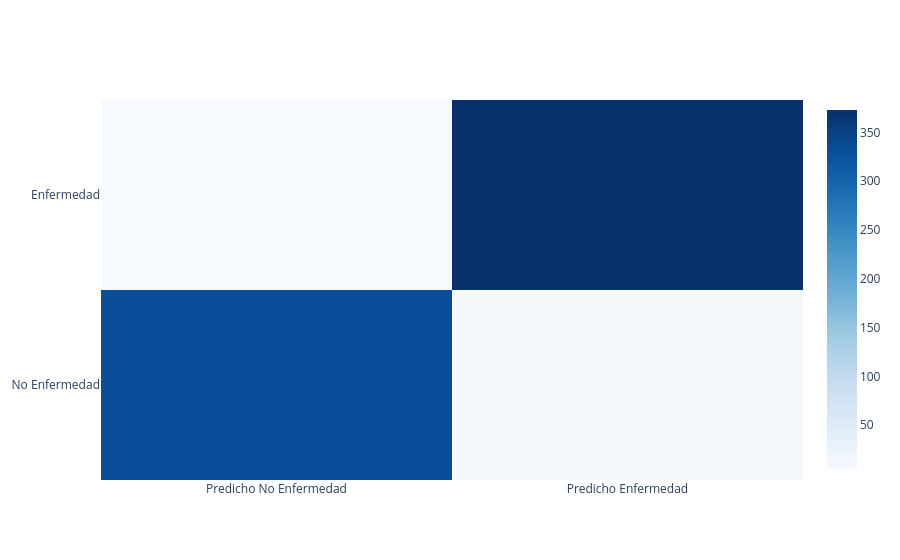

The code cell stored with this chart in its notebook:
### Code cell
# SE CREA LA MATRIZ DE CONFUSION PARA EL MODELO KNN CON K=3 EN PLOTLY
cm = confusion_matrix(y_train, y_pred)
cm_df = pd.DataFrame(cm, index=["No Enfermedad", "Enfermedad"], columns=["Predicho No Enfermedad", "Predicho Enfermedad"])
fig_cm_kn3 = go.Figure(
    data=go.Heatmap(
        z=cm_df.values,
        x=cm_df.columns,
        y=cm_df.index,
        colorscale="Blues",
        showscale=True,
    )
)
fig_cm_kn3.show()

### Figure 1 — Plotly figure (JSON) as saved in the notebook; plotly's stock layout.template omitted (floating-point values rounded to 4 significant figures)
{"data": [{"colorscale": [[0, "rgb(247,251,255)"], [0.125, "rgb(222,235,247)"], [0.25, "rgb(198,219,239)"], [0.375, "rgb(158,202,225)"], [0.5, "rgb(107,174,214)"], [0.625, "rgb(66,146,198)"], [0.75, "rgb(33,113,181)"], [0.875, "rgb(8,81,156)"], [1, "rgb(8,48,107)"]], "showscale": true, "type": "heatmap", "x": ["Predicho No Enfermedad", "Predicho Enfermedad"], "y": ["No Enfermedad", "Enfermedad"], "z": [[331, 9], [4, 373]]}], "layout": {}}
